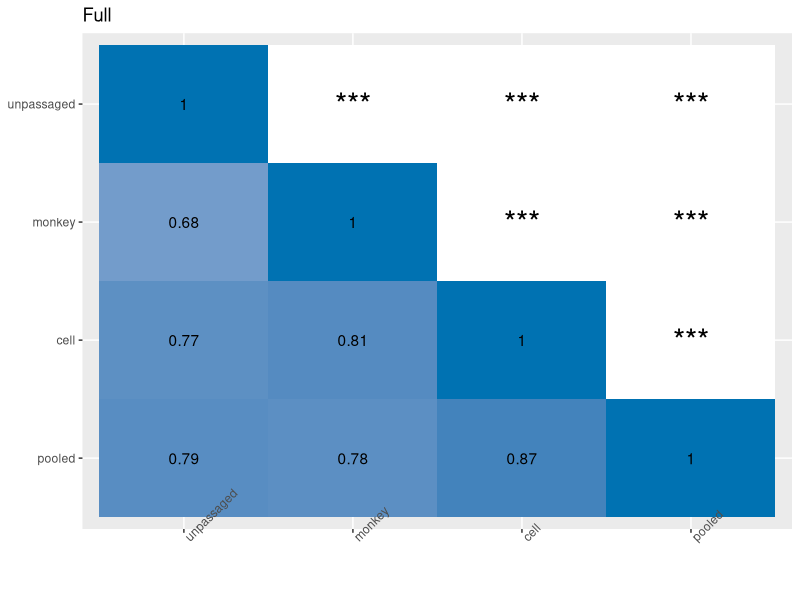

Generate this figure with R: (Note: this script raises an error after producing the figure.)
## ---- chunk 1
require(cowplot)  #for figure themes
require(knitr)    #for knitting html
require(reshape2) #for melt function
require(ggplot2)  #for figures
require(grid)     #for unit function
require(dplyr)    #for filter function
require(tidyr)    #for melt function
## ---- chunk 2

blue<-"#0072B2"
palette <- c("#FF0000", "#0072B2", "#979797","#009E24", "#FFD700", "#E69F00")
#palette <- c(red, blue, gray, green, yellow2)

## ---- chunk 3

unpassagedvect <- c("unpassaged")
unpassagedvect <- rep(unpassagedvect, times=566)

eggvect <- c("egg")
eggvect <- rep(eggvect, times=566)

cellvect <- c("cell")
cellvect <- rep(cellvect, times=566)

monkeyvect <- c("monkey")
monkeyvect <- rep(monkeyvect, times=566)

pooledvect <- c("pooled")
pooledvect <- rep(pooledvect, times=566)

siatvect <- c("SIAT1")
siatvect <- rep(siatvect, times=566)

nonsiatvect <- c("nonSIAT")
nonsiatvect <- rep(nonsiatvect, times=566)
 
fullvect <- c("full")
fullvect <- rep(fullvect, times=566)

intvect <- c("int")
intvect <- rep(intvect, times=566)

tipsvect <- c("tips")
tipsvect <- rep(tipsvect, times=566)

vect79a <- c("79a")
vect79a <- rep(vect79a, times=566)

vect79b <- c("79b")
vect79b <- rep(vect79b, times=566)

vect79c <- c("79c")
vect79c <- rep(vect79c, times=566)

vect249a <- c("249a")
vect249a <- rep(vect249a, times=566)

vect1703a <- c("1703a")
vect1703a <- rep(vect1703a, times=566)

vect917a <- c("917a")
vect917a <- rep(vect917a, times=566)


vect1046a <- c("1046a")
vect1046a <- rep(vect1046a, times=566)


vect20052015 <- c("2005-2015")
vect20052015 <- rep(vect20052015, times=566)

vect2014 <- c("2014")
vect2014 <- rep(vect2014, times=566)


## ---- chunk 4


p <- read.table("slac_output.csv", sep=",", header=TRUE, stringsAsFactors=FALSE, na.strings=c("","NA"))

#Create one tidy dataframe from dN/dS output from SLAC ananlysis
dndsData <- rbind(

              cbind(p$samp_nonsiat_1703a_20052015_full, nonsiatvect, fullvect, vect1703a, vect20052015),
              cbind(p$samp_nonsiat_1703a_20052015_internal, nonsiatvect, intvect, vect1703a, vect20052015),
              cbind(p$samp_nonsiat_1703a_20052015_tips, nonsiatvect, tipsvect, vect1703a, vect20052015),
              
              cbind(p$samp_unpassaged_1703a_20052015_full, unpassagedvect, fullvect, vect1703a, vect20052015),
              cbind(p$samp_unpassaged_1703a_20052015_internal, unpassagedvect, intvect, vect1703a, vect20052015),
              cbind(p$samp_unpassaged_1703a_20052015_tips, unpassagedvect, tipsvect, vect1703a, vect20052015),
              
              cbind(p$samp_cell_1703a_20052015_full, cellvect, fullvect, vect1703a, vect20052015),
              cbind(p$samp_cell_1703a_20052015_internal, cellvect, intvect, vect1703a, vect20052015),
              cbind(p$samp_cell_1703a_20052015_tips, cellvect, tipsvect, vect1703a, vect20052015),
              
              cbind(p$samp_pooled_1703a_20052015_full, pooledvect, fullvect, vect1703a, vect20052015),
              cbind(p$samp_pooled_1703a_20052015_internal, pooledvect, intvect, vect1703a, vect20052015),
              cbind(p$samp_pooled_1703a_20052015_tips, pooledvect, tipsvect, vect1703a, vect20052015),
              
              cbind(p$samp_nonsiat_1046a_20052015_full, nonsiatvect, fullvect, vect1046a, vect20052015),
              cbind(p$samp_nonsiat_1046a_20052015_internal, nonsiatvect, intvect, vect1046a, vect20052015),
              cbind(p$samp_nonsiat_1046a_20052015_tips, nonsiatvect, tipsvect, vect1046a, vect20052015),
              
              cbind(p$samp_siat_1046a_20052015_full, siatvect, fullvect, vect1046a, vect20052015),
              cbind(p$samp_siat_1046a_20052015_internal, siatvect, intvect, vect1046a, vect20052015),
              cbind(p$samp_siat_1046a_20052015_tips, siatvect, tipsvect, vect1046a, vect20052015),
              
              cbind(p$samp_unpassaged_1046a_20052015_full, unpassagedvect, fullvect, vect1046a, vect20052015),
              cbind(p$samp_unpassaged_1046a_20052015_internal, unpassagedvect, intvect, vect1046a, vect20052015),
              cbind(p$samp_unpassaged_1046a_20052015_tips, unpassagedvect, tipsvect, vect1046a, vect20052015),
              
              cbind(p$samp_cell_1046a_20052015_full, cellvect, fullvect, vect1046a, vect20052015),
              cbind(p$samp_cell_1046a_20052015_internal, cellvect, intvect, vect1046a, vect20052015),
              cbind(p$samp_cell_1046a_20052015_tips, cellvect, tipsvect, vect1046a, vect20052015),
              
              cbind(p$samp_pooled_1046a_20052015_full, pooledvect, fullvect, vect1046a, vect20052015),
              cbind(p$samp_pooled_1046a_20052015_internal, pooledvect, intvect, vect1046a, vect20052015),
              cbind(p$samp_pooled_1046a_20052015_tips, pooledvect, tipsvect, vect1046a, vect20052015),
              
              cbind(p$samp_nonsiat_917a_20052015_full, nonsiatvect, fullvect, vect917a, vect20052015),
              cbind(p$samp_nonsiat_917a_20052015_internal, nonsiatvect, intvect, vect917a, vect20052015),
              cbind(p$samp_nonsiat_917a_20052015_tips, nonsiatvect, tipsvect, vect917a, vect20052015),
              
              cbind(p$samp_monkey_917a_20052015_full, monkeyvect, fullvect, vect917a, vect20052015),
              cbind(p$samp_monkey_917a_20052015_internal, monkeyvect, intvect, vect917a, vect20052015),
              cbind(p$samp_monkey_917a_20052015_tips, monkeyvect, tipsvect, vect917a, vect20052015),

              cbind(p$samp_unpassaged_917a_20052015_full, unpassagedvect, fullvect, vect917a, vect20052015),
              cbind(p$samp_unpassaged_917a_20052015_internal, unpassagedvect, intvect, vect917a, vect20052015),
              cbind(p$samp_unpassaged_917a_20052015_tips, unpassagedvect, tipsvect, vect917a, vect20052015),
              
              cbind(p$samp_cell_917a_20052015_full, cellvect, fullvect, vect917a, vect20052015),
              cbind(p$samp_cell_917a_20052015_internal, cellvect, intvect, vect917a, vect20052015),
              cbind(p$samp_cell_917a_20052015_tips, cellvect, tipsvect, vect917a, vect20052015),
              
              cbind(p$samp_pooled_917a_20052015_full, pooledvect, fullvect, vect917a, vect20052015),
              cbind(p$samp_pooled_917a_20052015_internal, pooledvect, intvect, vect917a, vect20052015),
              cbind(p$samp_pooled_917a_20052015_tips, pooledvect, tipsvect, vect917a, vect20052015),
            
              
              cbind(p$samp_cell_79a_20052015_full, cellvect, fullvect, vect79a, vect20052015),
              cbind(p$samp_cell_79a_20052015_internal, cellvect, intvect, vect79a, vect20052015),
              cbind(p$samp_cell_79a_20052015_tips, cellvect, tipsvect, vect79a, vect20052015),

              cbind(p$samp_egg_79a_20052015_full, eggvect, fullvect, vect79a, vect20052015),
              cbind(p$samp_egg_79a_20052015_internal, eggvect, intvect, vect79a, vect20052015),
              cbind(p$samp_egg_79a_20052015_tips, eggvect, tipsvect, vect79a, vect20052015),

              cbind(p$samp_unpassaged_79a_20052015_full, unpassagedvect, fullvect, vect79a, vect20052015),
              cbind(p$samp_unpassaged_79a_20052015_internal, unpassagedvect, intvect, vect79a, vect20052015),
              cbind(p$samp_unpassaged_79a_20052015_tips, unpassagedvect, tipsvect, vect79a, vect20052015),

              cbind(p$samp_monkey_79a_20052015_full, monkeyvect, fullvect, vect79a, vect20052015),
              cbind(p$samp_monkey_79a_20052015_internal, monkeyvect, intvect, vect79a, vect20052015),
              cbind(p$samp_monkey_79a_20052015_tips, monkeyvect, tipsvect, vect79a, vect20052015),

              cbind(p$samp_pooled_79a_20052015_full, pooledvect, fullvect, vect79a, vect20052015),
              cbind(p$samp_pooled_79a_20052015_internal, pooledvect, intvect, vect79a, vect20052015),             
              cbind(p$samp_pooled_79a_20052015_tips, pooledvect, tipsvect, vect79a, vect20052015),
              
              cbind(p$samp_monkey_79b_20052015_full, monkeyvect, fullvect, vect79b, vect20052015),
              cbind(p$samp_monkey_79b_20052015_internal, monkeyvect, intvect, vect79b, vect20052015),
              cbind(p$samp_monkey_79b_20052015_tips, monkeyvect, tipsvect, vect79b, vect20052015),
              
              cbind(p$samp_cell_79b_20052015_full, cellvect, fullvect, vect79b, vect20052015),
              cbind(p$samp_cell_79b_20052015_internal, cellvect, intvect, vect79b, vect20052015),
              cbind(p$samp_cell_79b_20052015_tips, cellvect, tipsvect, vect79b, vect20052015),

              cbind(p$samp_unpassaged_79b_20052015_full, unpassagedvect, fullvect, vect79b, vect20052015),
              cbind(p$samp_unpassaged_79b_20052015_internal, unpassagedvect, intvect, vect79b, vect20052015),
              cbind(p$samp_unpassaged_79b_20052015_tips, unpassagedvect, tipsvect, vect79b, vect20052015),

              cbind(p$samp_pooled_79b_20052015_full, pooledvect, fullvect, vect79b, vect20052015),
              cbind(p$samp_pooled_79b_20052015_internal, pooledvect, intvect, vect79b, vect20052015),             
              cbind(p$samp_pooled_79b_20052015_tips, pooledvect, tipsvect, vect79b, vect20052015),
              
              cbind(p$samp_monkey_79c_20052015_full, monkeyvect, fullvect, vect79c, vect20052015),
              cbind(p$samp_monkey_79c_20052015_internal, monkeyvect, intvect, vect79c, vect20052015),
              cbind(p$samp_monkey_79c_20052015_tips, monkeyvect, tipsvect, vect79c, vect20052015),
              
              cbind(p$samp_cell_79c_20052015_full, cellvect, fullvect, vect79c, vect20052015),
              cbind(p$samp_cell_79c_20052015_internal, cellvect, intvect, vect79c, vect20052015),
              cbind(p$samp_cell_79c_20052015_tips, cellvect, tipsvect, vect79c, vect20052015),

              cbind(p$samp_unpassaged_79c_20052015_full, unpassagedvect, fullvect, vect79c, vect20052015),
              cbind(p$samp_unpassaged_79c_20052015_internal, unpassagedvect, intvect, vect79c, vect20052015),
              cbind(p$samp_unpassaged_79c_20052015_tips, unpassagedvect, tipsvect, vect79c, vect20052015),

              cbind(p$samp_pooled_79c_20052015_full, pooledvect, fullvect, vect79c, vect20052015),
              cbind(p$samp_pooled_79c_20052015_internal, pooledvect, intvect, vect79c, vect20052015),              
              cbind(p$samp_pooled_79c_20052015_tips, pooledvect, tipsvect, vect79c, vect20052015),    

              cbind(p$samp_siat_249a_2014_full, siatvect, fullvect, vect249a, vect2014),
              cbind(p$samp_siat_249a_2014_internal, siatvect, intvect, vect249a, vect2014),
              cbind(p$samp_siat_249a_2014_tips, siatvect, tipsvect, vect249a, vect2014),

              cbind(p$samp_unpassaged_249a_2014_full, unpassagedvect, fullvect, vect249a, vect2014),
              cbind(p$samp_unpassaged_249a_2014_internal, unpassagedvect, intvect, vect249a, vect2014),
              cbind(p$samp_unpassaged_249a_2014_tips, unpassagedvect, tipsvect, vect249a, vect2014),
              
              cbind(p$samp_nonsiat_249a_2014_full, nonsiatvect, fullvect, vect249a, vect2014),
              cbind(p$samp_nonsiat_249a_2014_internal, nonsiatvect, intvect, vect249a, vect2014),
              cbind(p$samp_nonsiat_249a_2014_tips, nonsiatvect, tipsvect, vect249a, vect2014)
              
                   )

dndsData <- data.frame(dndsData) 
names(dndsData) <- c("dNdS", "passage", "Analysis", "selection", "timeperiod")


## ---- chunk 5
distances.dat<-read.table('distances.dat', sep=',') #the file of distances from each amino acid to every other amino acid in the H3 structure PDB:2YP7
## ---- chunk 6

RSAData <- p$RSA.Multimer #RSA as calculated for the hemagluttinin trimer
RSAData <- data.frame(RSAData)

## ---- chunk 7
InvDistanceData <- cbind(I(1 / p$distance.to.224.all.2yp7)) #Vector of inverse distances in 3D space from each amino acid to the sialic acid binding site
InvDistanceData <- data.frame(InvDistanceData)
## ---- chunk 8
#http://stackoverflow.com/questions/13112238/a-matrix-version-of-cor-test-in-r
cor.test.p <- function(x){
    FUN <- function(x, y) cor.test(x, y)[["p.value"]]
    z <- outer(
      colnames(x), 
      colnames(x), 
      Vectorize(function(i,j) FUN(x[,i], x[,j]))
    )
    dimnames(z) <- list(colnames(x), colnames(x))
    z
}
## ---- chunk 9

get_corr_and_signif<- function(dNs){
  colnums <- ncol(dNs)
  rtable <- cor(dNs, dNs[,ncol(dNs):1]) #reverse order of second arg to get heatmap ordered symmetrically from upper left hand corner
  ptable <- cor.test.p(dNs)
  ptable <- ptable[,ncol(dNs):1] #reverse order of second arg to get heatmap ordered symmetrically from upper left hand corner
  return(list(rtable, ptable))
}

## ---- chunk 10

step_heatmap <- function(rtable, ptable) {
  
    x <- melt(rtable, value.name=c("r"))
    flip <- ncol(data.frame(rtable)) + 1
    print(flip)
    lowleft <- x[as.numeric(x$Var1)<=flip-as.numeric(x$Var2),]
    lowleftrows<- lowleft[c("Var1", "Var2")]
    lowleftrows$sig <- ""
  
    y <-melt(ptable, value.name=c("r"))
    upright <- y[as.numeric(y$Var1)>flip-as.numeric(y$Var2),]
    uprightrows<- upright
    uprightrows$r <- NA  
    
    sig=rep("", nrow(upright))
    sig[upright$r<0.05] <- "*"
    sig[upright$r<0.01] <- "**"
    sig[upright$r<0.001] <- "***"
    upright<-upright[c("Var1", "Var2")]
    upright <- cbind (upright, sig)

    uprightall <- rbind(lowleftrows, upright)
    lowleftall <- rbind(lowleft, uprightrows)

    allcol<- cbind(lowleftall, uprightall)
    final <- allcol[c("Var1", "Var2", "r", "sig")]  
    return(final)
    }


## ---- chunk 11

Fig2and3Data <- p[, c(

      
      "Gene", 
      "Protein", 
      "pdb.2yp7", 
      "RSA.Multimer",
      "distance.to.224.all.2yp7",
      "samp_unpassaged_917a_20052015_full", 
      "samp_monkey_917a_20052015_full",
      "samp_cell_917a_20052015_full",
      "samp_pooled_917a_20052015_full",

      "samp_unpassaged_917a_20052015_internal", 
      "samp_monkey_917a_20052015_internal",
      "samp_cell_917a_20052015_internal",
      "samp_pooled_917a_20052015_internal",
      
      "samp_unpassaged_917a_20052015_tips", 
      "samp_monkey_917a_20052015_tips",
      "samp_cell_917a_20052015_tips",
      "samp_pooled_917a_20052015_tips"
      
      )]

write.csv(Fig2and3Data, file = "Figure2and3Data.csv", row.names=FALSE)

## ---- chunk 12
#Organize data for structure color maps

fullData_samp_917<-filter(dndsData, Analysis=="full", selection=="917a", timeperiod=="2005-2015")
temp_samp_917<-split(as.numeric(as.character(fullData_samp_917$dNdS)), fullData_samp_917$passage)
fulldNs_samp_917 <- cbind(temp_samp_917[["unpassaged"]],temp_samp_917[["monkey"]],temp_samp_917[["cell"]],temp_samp_917[["pooled"]])
colnames(fulldNs_samp_917) <- c("unpassaged",  "monkey", "cell","pooled")
fulldf_samp_917 <- data.frame(fulldNs_samp_917)
fulldf_samp_917[] <- lapply(fulldf_samp_917, as.numeric) #Preserve floats

intData_samp_917<-filter(dndsData, Analysis=="int", selection=="917a", timeperiod=="2005-2015")
temp_samp_917<-split(as.numeric(as.character(intData_samp_917$dNdS)), intData_samp_917$passage)
intdNs_samp_917 <- cbind(temp_samp_917[["unpassaged"]],temp_samp_917[["monkey"]],temp_samp_917[["cell"]],temp_samp_917[["pooled"]])
colnames(intdNs_samp_917) <- c("unpassaged", "monkey", "cell", "pooled")
intdf_samp_917 <- data.frame(intdNs_samp_917)
intdf_samp_917[] <- lapply(intdf_samp_917, as.numeric) #Preserve floats

tipsData_samp_917<-filter(dndsData, Analysis=="tips", selection=="917a", timeperiod=="2005-2015")
temp_samp_917<-split(as.numeric(as.character(tipsData_samp_917$dNdS)), tipsData_samp_917$passage)
tipsdNs_samp_917 <- cbind(temp_samp_917[["unpassaged"]],temp_samp_917[["monkey"]],temp_samp_917[["cell"]],temp_samp_917[["pooled"]])
colnames(tipsdNs_samp_917) <- c("unpassaged",  "monkey", "cell","pooled")
tipsdf_samp_917 <- data.frame(tipsdNs_samp_917)
tipsdf_samp_917[] <- lapply(tipsdf_samp_917, as.numeric) #Preserve floats
## ---- chunk 13
fullcorr_samp_917.rs  = get_corr_and_signif(fulldNs_samp_917)[1]
fullcorr_samp_917.ps  = get_corr_and_signif(fulldNs_samp_917)[2]  
fullcorr_samp_917 <- step_heatmap(fullcorr_samp_917.rs, fullcorr_samp_917.ps) 

intcorr_samp_917.rs  = get_corr_and_signif(intdNs_samp_917)[1]
intcorr_samp_917.ps  = get_corr_and_signif(intdNs_samp_917)[2]  
intcorr_samp_917 <- step_heatmap(intcorr_samp_917.rs, intcorr_samp_917.ps)

tipscorr_samp_917.rs  = get_corr_and_signif(tipsdNs_samp_917)[1]
tipscorr_samp_917.ps  = get_corr_and_signif(tipsdNs_samp_917)[2]  
tipscorr_samp_917 <- step_heatmap(tipscorr_samp_917.rs, tipscorr_samp_917.ps)

## ---- chunk 14
fullheat_samp_917 <-ggplot(fullcorr_samp_917, aes(x=Var1,    y=Var2, fill=r)) + 
    geom_tile() + geom_text(aes(label=round(r,2)))+ 
    geom_text(aes(label=sig), size = 8) +
    scale_fill_gradientn(colours=c("white",blue), limits=c(0,1), na.value = "white") + 
    theme(axis.title.x=element_blank(), axis.title.y=element_blank(),axis.text.x = element_text(angle = 45, hjust = 0, vjust = 1)) + 
   labs(title = "Full") 

#pull the legend from the first plot 
grobs <- ggplotGrob(fullheat_samp_917)$grobs
legend <- grobs[[which(sapply(grobs, function(x) x$name) == "guide-box")]]

fullheat_samp_917 <- fullheat_samp_917 + theme(legend.position="none") #remove legend form fullheat
fullheat_samp_917 <- ggdraw(switch_axis_position(fullheat_samp_917, axis = 'x'))  #Move x axis to top of chart

intheat_samp_917 <-ggplot(intcorr_samp_917, aes(x=Var1, y=Var2, fill=r)) + 
geom_tile() + geom_text(aes(label=round(r,2)))+ 
geom_text(aes(label=sig), size = 8) +
scale_fill_gradientn(colours=c("white",blue), limits=c(0,1), na.value = "white")+
theme(legend.position="none", axis.title.x=element_blank(),axis.title.y=element_blank(),axis.text.x = element_text(angle = 45, hjust = 0, vjust = 1)) + 
labs(title = "Internal")

intheat_samp_917 <- ggdraw(switch_axis_position(intheat_samp_917, axis = 'x'))

tipsheat_samp_917 <-ggplot(tipscorr_samp_917, aes(x=Var1, y=Var2, fill=r)) + 
geom_tile() + geom_text(aes(label=round(r,2)))+ 
    geom_text(aes(label=sig), size = 8) +
  scale_fill_gradientn(colours=c("white", blue), limits=c(0,1), na.value = "white") + 
theme(legend.position="none",
axis.title.x=element_blank(),axis.title.y=element_blank(),axis.text.x = element_text(angle = 45, hjust = 0, vjust = 1))  +
labs(title = "Tips")

tipsheat_samp_917 <- ggdraw(switch_axis_position(tipsheat_samp_917, axis = 'x'))

prow<-plot_grid(fullheat_samp_917,intheat_samp_917,tipsheat_samp_917, labels = c("A", "B", "C"), ncol = 3)  #grid of three heatmaps

corrheatmaps_samp_917 <- plot_grid( prow, legend, rel_widths = c(3, .3)) #add in the legend to the figure

## ---- chunk 15
forDist_samp_917<-data.frame(cbind(InvDistanceData, fulldf_samp_917, intdf_samp_917, tipsdf_samp_917)) 
forDist_samp_917<-forDist_samp_917[!is.na(forDist_samp_917$InvDistanceData), ] #Only sites in structure have  inverse distance value
forDist_samp_917 <- data.frame(sapply(forDist_samp_917[], as.numeric))

rsDist_samp_917 = NULL  #empty to hold r.squared values

for (i in 2:ncol(forDist_samp_917)){
    rsDist_samp_917  <- rbind(rsDist_samp_917, summary(lm(forDist_samp_917$InvDistanceData ~ forDist_samp_917[,i]))$r.squared)
}

psDist_samp_917 = NULL #empty to hold p.values values from lm()

for (i in 2:ncol(forDist_samp_917)){
    psDist_samp_917  <- rbind(psDist_samp_917, summary(lm(forDist_samp_917$InvDistanceData ~ forDist_samp_917[,i]))$coefficients["forDist_samp_917[, i]","Pr(>|t|)"])
    print(summary(lm(forDist_samp_917$InvDistanceData ~ forDist_samp_917[,i]))$coefficients["forDist_samp_917[, i]","Pr(>|t|)"])
}

r.names <- c("unpassaged", "monkey", "cell", "pooled","unpassaged", "monkey", "cell", "pooled","unpassaged", "monkey", "cell", "pooled")

Analysis=c("Full", "Full", "Full", "Full", "Internal", "Internal", "Internal", "Internal",  "Tips", "Tips", "Tips", "Tips")

dfDist_samp_917 <- data.frame(r.square = rsDist_samp_917, p.values=psDist_samp_917, Passage = factor(r.names, levels = r.names), Analysis)

signif=rep("", nrow(dfDist_samp_917))
signif[dfDist_samp_917$p.values<0.05] <- "*"
signif[dfDist_samp_917$p.values<0.01] <- "**"
signif[dfDist_samp_917$p.values<0.001] <- "***"
dfDist_samp_917 <- cbind (dfDist_samp_917, signif)

distbar_samp_917<-ggplot(aes(x = Passage, y = r.square), data = dfDist_samp_917) +
  scale_fill_manual(values=palette) +
  geom_bar(stat = 'identity', aes(fill=Analysis)) +
  ylab(expression(paste("Variance Explained (R"^"2", ')', sep=''))) +
  theme(plot.margin = unit(c(6,6,0,6), "pt"),  axis.title.x=element_blank(), axis.text.x = element_text(angle = 45, hjust = 1, vjust = 1)) +
  geom_text(aes(x= Passage, y=r.square + 0.002, label=signif), size=8) +
  scale_y_continuous(limits = c(0, 0.10)) +
  facet_wrap(~Analysis) +
  background_grid(major = 'y', minor = "none") + # add thin horizontal lines
  panel_border() # and a border around each panel +

print(distbar_samp_917)

## ---- chunk 16

forRSA_samp_917<-data.frame(cbind(RSAData, fulldf_samp_917, intdf_samp_917, tipsdf_samp_917)) 
forRSA_samp_917<-forRSA_samp_917[!is.na(forRSA_samp_917$RSAData), ]#Limit to sites with RSA value

forRSA_samp_917 <- data.frame(sapply(forRSA_samp_917[], as.numeric))#Preserve floats

rsRSA_samp_917 = NULL #empty to hold r.squared values from lm()

for (i in 2:ncol(forRSA_samp_917)){
    rsRSA_samp_917  <- rbind(rsRSA_samp_917, summary(lm(forRSA_samp_917$RSAData ~ forRSA_samp_917[,i]))$r.squared)
}

psRSA_samp_917 = NULL #empty to hold p.values values from lm()


for (i in 2:ncol(forRSA_samp_917)){
    psRSA_samp_917  <- rbind(psRSA_samp_917, summary(lm(forRSA_samp_917$RSAData ~ forRSA_samp_917[,i]))$coefficients["forRSA_samp_917[, i]","Pr(>|t|)"])
}

r.names <- c("unpassaged", "monkey", "cell", "pooled", "unpassaged",  "monkey", "cell", "pooled", "unpassaged",  "monkey", "cell", "pooled")

Analysis=c("Full", "Full", "Full", "Full",  "Internal", "Internal", "Internal", "Internal",  "Tips", "Tips", "Tips", "Tips")

dfRSA_samp_917 <- data.frame(r.square = rsRSA_samp_917, p.values = psRSA_samp_917, Passage = factor(r.names, levels = r.names), Analysis)

signif=rep("", nrow(dfRSA_samp_917))
signif[dfRSA_samp_917$p.values<0.05] <- "*"
signif[dfRSA_samp_917$p.values<0.01] <- "**"
signif[dfRSA_samp_917$p.values<0.001] <- "***"
dfRSA_samp_917 <- cbind (dfRSA_samp_917, signif)

rsabar_samp_917<-ggplot(aes(x = Passage, y = r.square), data = dfRSA_samp_917) +
  geom_bar(stat = 'identity', aes(fill=Analysis)) +
  geom_text(aes(x= Passage, y=r.square + 0.002, label=signif), size=8) +
  scale_fill_manual(values=palette) +
  ylab(expression(paste("Variance Explained (R"^"2", ')', sep=''))) +
  theme(plot.margin = unit(c(6,6,0,6), "pt"), axis.title.x=element_blank(), axis.text.x = element_text(angle = 45, hjust = 1, vjust = 1)) +
  scale_y_continuous(limits = c(0, 0.17)) +
  facet_wrap(~Analysis) +
  background_grid(major = 'y', minor = "none") + # add thin horizontal lines
  panel_border() # and a border around each panel 


## ---- chunk 17

#Every site needs a lable
#labelsvect <- c(rep("unpassaged", times=566), rep("cell", times=566), rep("monkey", times=566), rep("pooled",times=566))

facetvect <-rep("Full", times = 566*4)
fullmelt_samp_917 <- cbind(melt(fulldNs_samp_917), facetvect)

facetvect <-rep("Internal", times = 566*4)
intmelt_samp_917 <- cbind(melt(intdNs_samp_917), facetvect)

facetvect <-rep("Tips", times = 566*4)
tipsmelt_samp_917 <- cbind(melt(tipsdNs_samp_917), facetvect)

allmelt_samp_917 <- rbind(fullmelt_samp_917, intmelt_samp_917, tipsmelt_samp_917)


unpassfull_917 <- filter(allmelt_samp_917, Var2=="unpassaged", facetvect=="Full")$value
monkeyfull_917 <- filter(allmelt_samp_917, Var2=="monkey", facetvect=="Full")$value
cellfull_917 <- filter(allmelt_samp_917, Var2=="cell", facetvect=="Full")$value
pooledfull_917 <- filter(allmelt_samp_917, Var2=="pooled", facetvect=="Full")$value

unpassint_917 <- filter(allmelt_samp_917, Var2=="unpassaged", facetvect=="Internal")$value
monkeyint_917 <- filter(allmelt_samp_917, Var2=="monkey", facetvect=="Internal")$value
cellint_917 <- filter(allmelt_samp_917, Var2=="cell", facetvect=="Internal")$value
pooledint_917 <- filter(allmelt_samp_917, Var2=="pooled", facetvect=="Internal")$value

unpasstips_917 <- filter(allmelt_samp_917, Var2=="unpassaged", facetvect=="Tips")$value
monkeytips_917 <- filter(allmelt_samp_917, Var2=="monkey", facetvect=="Tips")$value
celltips_917 <- filter(allmelt_samp_917, Var2=="cell", facetvect=="Tips")$value
pooledtips_917 <- filter(allmelt_samp_917, Var2=="pooled", facetvect=="Tips")$value

t.test(unpassfull_917, monkeyfull_917, paired=TRUE)
t.test(unpassfull_917, cellfull_917, paired=TRUE)
t.test(unpassfull_917, pooledfull_917, paired=TRUE)

t.test(unpassint_917, monkeyint_917, paired=TRUE)
t.test(unpassint_917, cellint_917, paired=TRUE)
t.test(unpassint_917, pooledint_917, paired=TRUE)

t.test(unpasstips_917, monkeytips_917, paired=TRUE)
t.test(unpasstips_917, celltips_917, paired=TRUE)
t.test(unpasstips_917, pooledtips_917, paired=TRUE)

t.test(monkeyfull_917, cellfull_917, paired=TRUE)
t.test(monkeyfull_917, pooledfull_917, paired=TRUE)

t.test(monkeyint_917, cellint_917, paired=TRUE)
t.test(monkeyint_917, pooledint_917, paired=TRUE)

t.test(monkeytips_917, celltips_917, paired=TRUE)
t.test(monkeytips_917, pooledtips_917, paired=TRUE)

t.test(celltips_917, pooledtips_917, paired=TRUE)
t.test(cellfull_917, pooledfull_917, paired=TRUE)
t.test(celltips_917, pooledtips_917, paired=TRUE)

dot_samp_917 <- ggplot(data = allmelt_samp_917, aes(x=Var2, y=value)) +
             geom_jitter(aes(colour=Var2), size=3) + 
            
             geom_hline(yintercept=1)  + 
             facet_wrap(~facetvect, ncol=3) +
             scale_colour_manual(values=palette) +
             theme(legend.position="none", axis.title.x=element_blank(), axis.text.x = element_text(angle = 45, hjust = 1, vjust = 1)) +
            ylab("dN/dS")+
            ylim(0, 18) + 
            panel_border()


#print(dot_samp_917)

## ---- chunk 18

Fig4Data <- p[, c(

     
      "Gene", 
      "Protein", 
      "pdb.2yp7",
      "RSA.Multimer",
      "distance.to.224.all.2yp7",
      "samp_unpassaged_1046a_20052015_full", 
      "samp_siat_1046a_20052015_full",
      "samp_nonsiat_1046a_20052015_full",


      "samp_unpassaged_1046a_20052015_internal", 
      "samp_siat_1046a_20052015_internal",
      "samp_nonsiat_1046a_20052015_internal",

      
      "samp_unpassaged_1046a_20052015_tips", 
      "samp_siat_1046a_20052015_tips",
      "samp_nonsiat_1046a_20052015_tips"

      
      )]

write.csv(Fig4Data, file = "Figure4Data.csv", row.names=FALSE)


## ---- chunk 19

fulldata_1046<-filter(dndsData, Analysis=="full", selection=="1046a", timeperiod=="2005-2015")
temp_samp_1046<-split(as.numeric(as.character(fulldata_1046$dNdS)), fulldata_1046$passage) #pull each sitewise dN/dS list for each passage type into its own vector
fulldNs_samp_1046 <- cbind(temp_samp_1046[["unpassaged"]],temp_samp_1046[["SIAT1"]],temp_samp_1046[["nonSIAT"]])  #join vectors of sitewise dN/dS into matrix format for cor functions (columns = passage history, rows = sites)
colnames(fulldNs_samp_1046) <- c("unpassaged", "SIAT1", "non-SIAT1")
fulldf_samp_1046 <- data.frame(fulldNs_samp_1046)
fulldf_samp_1046[] <- lapply(fulldf_samp_1046, as.numeric)

intSNSdata<-filter(dndsData, Analysis=="int", selection=="1046a", timeperiod=="2005-2015")
temp_samp_1046<-split(as.numeric(as.character(intSNSdata$dNdS)), intSNSdata$passage)
intdNs_samp_1046 <- cbind(temp_samp_1046[["unpassaged"]],temp_samp_1046[["SIAT1"]],temp_samp_1046[["nonSIAT"]])
colnames(intdNs_samp_1046) <- c("unpassaged", "SIAT1", "non-SIAT1")
intdf_samp_1046 <- data.frame(intdNs_samp_1046)
intdf_samp_1046[] <- lapply(intdf_samp_1046, as.numeric)


tipsSNSdata<-filter(dndsData, Analysis=="tips", selection=="1046a", timeperiod=="2005-2015")
temp_samp_1046<-split(as.numeric(as.character(tipsSNSdata$dNdS)), tipsSNSdata$passage)
tipsdNs_samp_1046 <- cbind(temp_samp_1046[["unpassaged"]],temp_samp_1046[["SIAT1"]],temp_samp_1046[["nonSIAT"]])
colnames(tipsdNs_samp_1046) <- c("unpassaged", "SIAT1", "non-SIAT1")
tipsdf_samp_1046 <- data.frame(tipsdNs_samp_1046)
tipsdf_samp_1046[] <- lapply(tipsdf_samp_1046, as.numeric)
## ---- chunk 20

forDist_samp_1046<-data.frame(cbind(InvDistanceData, fulldf_samp_1046, intdf_samp_1046, tipsdf_samp_1046))

forDist_samp_1046<-forDist_samp_1046[!is.na(forDist_samp_1046$InvDistanceData), ] #Only sites in structure have Inv. Distance Data

forDist_samp_1046 <- data.frame(sapply(forDist_samp_1046[], as.numeric))

rsDist_samp_1046 = NULL  #empty to hold r.squared values
for (i in 2:ncol(forDist_samp_1046)){
    rsDist_samp_1046  <- rbind(rsDist_samp_1046, summary(lm(forDist_samp_1046$InvDistanceData ~ forDist_samp_1046[,i]))$r.squared)
}

psDist_samp_1046 = NULL #empty to hold p.values values from lm()

for (i in 2:ncol(forDist_samp_1046)){
    psDist_samp_1046  <- rbind(psDist_samp_1046, summary(lm(forDist_samp_1046$InvDistanceData ~ forDist_samp_1046[,i]))$coefficients["forDist_samp_1046[, i]","Pr(>|t|)"])
    print(summary(lm(forDist_samp_1046$InvDistanceData ~ forDist_samp_1046[,i]))$coefficients["forDist_samp_1046[, i]","Pr(>|t|)"])
}


r.names <- c("unpassaged", "SIAT1", "non-SIAT1","unpassaged","SIAT1","non-SIAT1","unpassaged", "SIAT1", "non-SIAT1")
Analysis=c("Full", "Full", "Full", "Internal", "Internal", "Internal", "Tips", "Tips", "Tips")


dfDist_samp_1046 <- data.frame(r.square = rsDist_samp_1046,  p.values = psDist_samp_1046, Passage = factor(r.names, levels = r.names), Analysis)

signif=rep("", nrow(dfDist_samp_1046))
signif[dfDist_samp_1046$p.values<0.05] <- "*"
signif[dfDist_samp_1046$p.values<0.01] <- "**"
signif[dfDist_samp_1046$p.values<0.001] <- "***"
dfDist_samp_1046 <- cbind (dfDist_samp_1046, signif)

distbar_samp_1046<-ggplot(aes(x = Passage, y = r.square), data = dfDist_samp_1046) +
  scale_fill_manual(values=palette) +
  geom_bar(stat = 'identity', aes(fill=Analysis)) +
  geom_text(aes(x= Passage, y=r.square + 0.002, label=signif), size=8) +
  ylab(expression(paste("Variance Explained (R"^"2", ')', sep=''))) +
  theme(plot.margin = unit(c(6,6,0,6), "pt"),   axis.title.x=element_blank(), axis.text.x = element_text(angle = 45, hjust = 1, vjust = 1)) +
  scale_y_continuous(limits = c(0, 0.15)) +
  facet_wrap(~Analysis) +
  background_grid(major = 'y', minor = "none") + # add thin horizontal lines
  panel_border() # and a border around each panel +

## ---- chunk 21
forRSA_samp_1046<-data.frame(cbind(RSAData, fulldf_samp_1046, intdf_samp_1046, tipsdf_samp_1046))
forRSA_samp_1046<-forRSA_samp_1046[!is.na(forRSA_samp_1046$RSAData), ] #only calculate correlations for sites w/ RSA value
forRSA_samp_1046 <- data.frame(sapply(forRSA_samp_1046[], as.numeric))

rsRSA_samp_1046 = NULL #empty to hold r.squared values from lm()

for (i in 2:ncol(forRSA_samp_1046)){
    rsRSA_samp_1046  <- rbind(rsRSA_samp_1046, summary(lm(forRSA_samp_1046$RSAData ~ forRSA_samp_1046[,i]))$r.squared)
}


psRSA_samp_1046 = NULL #empty to hold p.values values from lm()

for (i in 2:ncol(forRSA_samp_1046)){
    psRSA_samp_1046  <- rbind(psRSA_samp_1046, summary(lm(forRSA_samp_1046$RSAData ~ forRSA_samp_1046[,i]))$coefficients["forRSA_samp_1046[, i]","Pr(>|t|)"])
    print(summary(lm(forRSA_samp_1046$RSAData ~ forRSA_samp_1046[,i]))$coefficients["forRSA_samp_1046[, i]","Pr(>|t|)"])
}

r.names <- c("unpassaged", "SIAT1", "non-SIAT1","unpassaged","SIAT1","non-SIAT1","unpassaged", "SIAT1", "non-SIAT1")
Analysis=c("Full", "Full", "Full", "Internal", "Internal", "Internal", "Tips", "Tips", "Tips")

dfRSA_samp_1046 <- data.frame(r.square = rsRSA_samp_1046,  p.values = psRSA_samp_1046, Passage = factor(r.names, levels = r.names), Analysis)

signif=rep("", nrow(dfRSA_samp_1046))
signif[dfRSA_samp_1046$p.values<0.05] <- "*"
signif[dfRSA_samp_1046$p.values<0.01] <- "**"
signif[dfRSA_samp_1046$p.values<0.001] <- "***"
dfRSA_samp_1046 <- cbind (dfRSA_samp_1046, signif)


rsabar_samp_1046<-ggplot(aes(x = Passage, y = r.square), data = dfRSA_samp_1046) +
  geom_bar(stat = 'identity', aes(fill=Analysis)) +
  geom_text(aes(x= Passage, y=r.square + 0.002, label=signif), size=8) +
  scale_fill_manual(values=palette) +
  ylab(expression(paste("Variance Explained (R"^"2", ')', sep=''))) +
  theme(plot.margin = unit(c(6,6,0,6), "pt"), axis.title.x=element_blank(),  axis.text.x = element_text(angle = 45, hjust = 1, vjust = 1)) +
  scale_y_continuous(limits = c(0, 0.2)) +
  facet_wrap(~Analysis) +
  background_grid(major = 'y', minor = "none") + # add thin horizontal lines
  panel_border() # and a border around each panel 

## ---- chunk 22


labelsvect <- c(rep("unpassaged", times=566), rep("siat", times=566), rep("nonSIAT", times=566))

facetvect <-rep("Full", times = 566*3)

fullmelt_samp_1046 <- cbind(melt(fulldNs_samp_1046), labelsvect, facetvect)

facetvect <-rep("Internal", times = 566*3)
intmelt_samp_1046 <- cbind(melt(intdNs_samp_1046), labelsvect, facetvect)

facetvect <-rep("Tips", times = 566*3)
tipsmelt_samp_1046 <- cbind(melt(tipsdNs_samp_1046), labelsvect, facetvect)

allmelt_samp_1046 <- rbind(fullmelt_samp_1046, intmelt_samp_1046, tipsmelt_samp_1046)

unpassfull_1046 <- filter(allmelt_samp_1046, labelsvect=="unpassaged", facetvect=="Full")$value
nonsiatfull_1046 <- filter(allmelt_samp_1046, labelsvect=="nonSIAT", facetvect=="Full")$value
siatfull_1046 <- filter(allmelt_samp_1046, labelsvect=="siat", facetvect=="Full")$value

unpassint_1046 <- filter(allmelt_samp_1046, labelsvect=="unpassaged", facetvect=="Internal")$value
nonsiatint_1046 <- filter(allmelt_samp_1046, labelsvect=="nonSIAT", facetvect=="Internal")$value
siatint_1046 <- filter(allmelt_samp_1046, labelsvect=="siat", facetvect=="Internal")$value

unpasstips_1046 <- filter(allmelt_samp_1046, labelsvect=="unpassaged", facetvect=="Tips")$value
nonsiattips_1046 <- filter(allmelt_samp_1046, labelsvect=="nonSIAT", facetvect=="Tips")$value
siattips_1046 <- filter(allmelt_samp_1046, labelsvect=="siat", facetvect=="Tips")$value

print(t.test(unpassfull_1046, nonsiatfull_1046, paired=TRUE))
print(t.test(unpassfull_1046, siatfull_1046, paired=TRUE))

print(t.test(unpassint_1046, nonsiatint_1046, paired=TRUE))
print(t.test(unpassint_1046, siatint_1046, paired=TRUE))

print(t.test(unpasstips_1046, nonsiattips_1046, paired=TRUE))
print(t.test(unpasstips_1046, siattips_1046, paired=TRUE))

print(t.test(siatfull_1046, nonsiatfull_1046, paired=TRUE))
print(t.test(siatint_1046, nonsiatint_1046, paired=TRUE))
print(t.test(siattips_1046, nonsiattips_1046, paired=TRUE))




dot_samp_1046 <- ggplot(data = allmelt_samp_1046, aes(x=Var2, y=value)) +
             geom_jitter(aes(colour=Var2), size=3) + 
             #geom_jitter( size=3) +
             #geom_violin(aes(fill=labelsvect, line=labelsvect)) +
             #scale_fill_manual(values=palette) +
             geom_hline(yintercept=1)  + 
             facet_wrap(~facetvect, ncol=3) +
             scale_colour_manual(values=palette) +
             #theme(legend.position="none", axis.title.x=element_blank(), axis.text.x = element_text(angle = 45, hjust = 1, vjust = 1)) +
             theme(axis.title.x=element_blank(), axis.text.x = element_text(angle = 45, hjust = 1, vjust = 1)) +
             labs(colour="Passage") +
             ylab("dN/dS") +
             ylim(0,30) +
             panel_border()
print(dot_samp_1046)

## ---- chunk 23

Fig5and6Data <- p[, c(

     
      "Gene", 
      "Protein", 
      "pdb.2yp7",
      "samp_unpassaged_1703a_20052015_full", 
      "samp_nonsiat_1703a_20052015_full",
      
      "samp_unpassaged_1703a_20052015_internal", 
      "samp_nonsiat_1703a_20052015_internal",
      
      "samp_unpassaged_1703a_20052015_tips", 
      "samp_nonsiat_1703a_20052015_tips"
      
      )]

write.csv(Fig5and6Data, file = "Figure5and6Data.csv", row.names=FALSE)


## ---- chunk 24
#Organize data for structure color maps

fullData_samp_1703<-filter(dndsData, Analysis=="full", selection=="1703a", timeperiod=="2005-2015")
temp_samp_1703<-split(as.numeric(as.character(fullData_samp_1703$dNdS)), fullData_samp_1703$passage)
fulldNs_samp_1703 <- cbind(temp_samp_1703[["unpassaged"]],temp_samp_1703[["nonSIAT"]])
colnames(fulldNs_samp_1703) <- c("unpassaged", "nonSIAT")
fulldf_samp_1703 <- data.frame(fulldNs_samp_1703)
fulldf_samp_1703[] <- lapply(fulldf_samp_1703, as.numeric) #Preserve floats

intData_samp_1703<-filter(dndsData, Analysis=="int", selection=="1703a", timeperiod=="2005-2015")
temp_samp_1703<-split(as.numeric(as.character(intData_samp_1703$dNdS)), intData_samp_1703$passage)
intdNs_samp_1703 <- cbind(temp_samp_1703[["unpassaged"]],temp_samp_1703[["nonSIAT"]])
colnames(intdNs_samp_1703) <- c("unpassaged", "nonSIAT")
intdf_samp_1703 <- data.frame(intdNs_samp_1703)
intdf_samp_1703[] <- lapply(intdf_samp_1703, as.numeric) #Preserve floats

tipsData_samp_1703<-filter(dndsData, Analysis=="tips", selection=="1703a", timeperiod=="2005-2015")
temp_samp_1703<-split(as.numeric(as.character(tipsData_samp_1703$dNdS)), tipsData_samp_1703$passage)
tipsdNs_samp_1703 <- cbind(temp_samp_1703[["unpassaged"]],temp_samp_1703[["nonSIAT"]])
colnames(tipsdNs_samp_1703) <- c("unpassaged", "nonSIAT")
tipsdf_samp_1703 <- data.frame(tipsdNs_samp_1703)
tipsdf_samp_1703[] <- lapply(tipsdf_samp_1703, as.numeric) #Preserve floats
## ---- chunk 25


nonsiatdf <- as.data.frame(fulldf_samp_1703$nonSIAT)[!is.na(p$pdb.2yp7),] #dN/dS must align with structure for color mapping

unpassageddf <-as.data.frame(fulldf_samp_1703$unpassaged)[!is.na(p$pdb.2yp7),]


write.table(data.frame(nonsiatdf), file="nonsiat_dnds.raw", row.names=F, col.names=F) 

#write.table(data.frame(fulldf_samp_cellunpass), file="unpassaged1000_dnds.raw", row.names=F, col.names=F)
write.table(data.frame(unpassageddf), file="unpassaged_dnds.raw", row.names=F, col.names=F)

dnds.corr <- c()
p.values <- c() 

#Each column in distances.dat corresponds to one amino acid. Each value is the distance from that columns reference amino acid to another amino acid in the structure.  


for (i in 1:ncol(distances.dat)){   #for each amino acid in hemagglutinin:
     dnds.corr<-append(dnds.corr, (cor(x = nonsiatdf[distances.dat[,i] != 0], y= 1/((distances.dat[,i])[distances.dat[,i] != 0])))) #Take the correlation of the vector of all sites dN/dS values with the vector of inverse distances from that amino acid to each other amino acid. Since the distance from an amino acid to itself is zero, exclude these since can't divide by zero. 
     
     p.values <- append(p.values, cor.test(x = nonsiatdf[distances.dat[,i] != 0], y= 1/((distances.dat[,i])[distances.dat[,i] != 0]))$p.value)
     }
write.table(data.frame(dnds.corr), file="nonsiat_inverse_dnds.corr", row.names=F, col.names=F)

dnds.corr <- c()
p.values <- c()
for (i in 1:ncol(distances.dat)){
     dnds.corr<-append(dnds.corr, (cor(x = unpassageddf[distances.dat[,i] != 0], y= 1/((distances.dat[,i])[distances.dat[,i] != 0]))))
     p.values <- append(p.values, cor.test(x = unpassageddf[distances.dat[,i] != 0], y= 1/((distances.dat[,i])[distances.dat[,i] != 0]))$p.value)
     }
write.table(data.frame(dnds.corr), file="unpassaged_inverse_dnds.corr", row.names=F, col.names=F)


dnds.corr <- c()
p.values <- c()
for (i in 1:ncol(distances.dat)){
     dnds.corr<-append(dnds.corr, (cor(x = nonsiatdf[distances.dat[,i] != 0], y= (distances.dat[,i])[distances.dat[,i] != 0])))
     p.values <- append(p.values, cor.test(x = nonsiatdf[distances.dat[,i] != 0], y= (distances.dat[,i])[distances.dat[,i] != 0])$p.value)
     }
write.table(data.frame(dnds.corr), file="nonsiat_dnds.corr", row.names=F, col.names=F)

dnds.corr <- c()
p.values <- c()
for (i in 1:ncol(distances.dat)){
     dnds.corr<-append(dnds.corr, (cor(x = unpassageddf[distances.dat[,i] != 0], y= (distances.dat[,i])[distances.dat[,i] != 0])))
     p.values <- append(p.values, cor.test(x = unpassageddf[distances.dat[,i] != 0], y= (distances.dat[,i])[distances.dat[,i] != 0])$p.value)
     }
write.table(data.frame(dnds.corr), file="unpassaged_dnds.corr", row.names=F, col.names=F)

## ---- chunk 26

SFig1Data <- p[, c(

     
      "Gene", 
      "Protein", 
      "pdb.2yp7",
 
      "samp_unpassaged_79a_20052015_full", 
      "samp_monkey_79a_20052015_full",
      "samp_egg_79a_20052015_full",
      "samp_cell_79a_20052015_full",
      "samp_pooled_79a_20052015_full",
      
      "samp_unpassaged_79b_20052015_full", 
      "samp_monkey_79b_20052015_full",
      "samp_cell_79b_20052015_full",
      "samp_pooled_79b_20052015_full",
      
      "samp_unpassaged_79c_20052015_full", 
      "samp_monkey_79c_20052015_full",
      "samp_cell_79c_20052015_full",
      "samp_pooled_79c_20052015_full",
      
      "samp_unpassaged_79a_20052015_internal", 
      "samp_monkey_79a_20052015_internal",
      "samp_egg_79a_20052015_internal",
      "samp_cell_79a_20052015_internal",
      "samp_pooled_79a_20052015_internal",
      
      "samp_unpassaged_79b_20052015_internal", 
      "samp_monkey_79b_20052015_internal",
      "samp_cell_79b_20052015_internal",
      "samp_pooled_79b_20052015_internal",
      
      "samp_unpassaged_79c_20052015_internal", 
      "samp_monkey_79c_20052015_internal",
      "samp_cell_79c_20052015_internal",
      "samp_pooled_79c_20052015_internal",
      
      
      "samp_unpassaged_79a_20052015_tips", 
      "samp_monkey_79a_20052015_tips",
      "samp_egg_79a_20052015_tips",
      "samp_cell_79a_20052015_tips",
      "samp_pooled_79a_20052015_tips",

      "samp_unpassaged_79b_20052015_tips", 
      "samp_monkey_79b_20052015_tips",
      "samp_cell_79b_20052015_tips",
      "samp_pooled_79b_20052015_tips",
            
      "samp_unpassaged_79c_20052015_tips", 
      "samp_monkey_79c_20052015_tips",
      "samp_cell_79c_20052015_tips",
      "samp_pooled_79c_20052015_tips"
      
      
      )]

write.csv(SFig1Data, file = "SFigure1Data.csv", row.names=FALSE)


## ---- chunk 27

Data_samp_79<-filter(dndsData, Analysis=="full", selection=="79a"|selection=="79b"|selection=="79c", timeperiod=="2005-2015")
temp_samp_79<-split(as.numeric(as.character(Data_samp_79$dNdS)), list(Data_samp_79$passage, Data_samp_79$selection)) #pull each sitewise dN/dS list for each passage type into its own vector

fulldNs_samp_79 <- cbind(temp_samp_79[["unpassaged.79a"]],temp_samp_79[["unpassaged.79b"]],temp_samp_79[["unpassaged.79c"]],temp_samp_79[["cell.79a"]],temp_samp_79[["cell.79b"]],temp_samp_79[["cell.79c"]],temp_samp_79[["egg.79a"]],temp_samp_79[["monkey.79a"]],temp_samp_79[["monkey.79b"]],temp_samp_79[["monkey.79c"]], temp_samp_79[["pooled.79a"]],temp_samp_79[["pooled.79b"]],temp_samp_79[["pooled.79c"]])  #join vectors of sitewise dN/dS into matrix format for cor functions (columns = passage history, rows = sites)
colnames(fulldNs_samp_79) <- c("unpassaged 1", "unpassaged 2","unpassaged 3","cell 1", "cell 2","cell 3","egg 1", "monkey 1", "monkey 2", "monkey 3", "pooled 1","pooled 2","pooled 3")
fulldf_passages <- data.frame(fulldNs_samp_79)
fulldf_passages[] <- lapply(fulldf_passages, as.numeric)

intData_samp_79<-filter(dndsData, Analysis=="int", selection=="79a"|selection=="79b"|selection=="79c", timeperiod=="2005-2015")
temp_samp_79<-split(as.numeric(as.character(intData_samp_79$dNdS)), list(intData_samp_79$passage, intData_samp_79$selection)) #pull each sitewise dN/dS list for each passage type into its own vector

intdNs_samp_79 <- cbind(temp_samp_79[["unpassaged.79a"]],temp_samp_79[["unpassaged.79b"]],temp_samp_79[["unpassaged.79c"]],temp_samp_79[["cell.79a"]],temp_samp_79[["cell.79b"]],temp_samp_79[["cell.79c"]],temp_samp_79[["egg.79a"]],temp_samp_79[["monkey.79a"]],temp_samp_79[["monkey.79b"]],temp_samp_79[["monkey.79c"]],  temp_samp_79[["pooled.79a"]],temp_samp_79[["pooled.79b"]],temp_samp_79[["pooled.79c"]])  #join vectors of sitewise dN/dS into matrix format for cor functions (columns = passage history, rows = sites)
colnames(intdNs_samp_79) <- c("unpassaged 1", "unpassaged 2","unpassaged 3","cell 1", "cell 2","cell 3","egg 1", "monkey 1","monkey 2", "monkey 3", "pooled 1","pooled 2","pooled 3")
intdf_samp_79 <- data.frame(intdNs_samp_79)
intdf_samp_79[] <- lapply(intdf_samp_79, as.numeric)

tipsData_samp_79<-filter(dndsData, Analysis=="tips", selection=="79a"|selection=="79b"|selection=="79c", timeperiod=="2005-2015")
temp_samp_79<-split(as.numeric(as.character(tipsData_samp_79$dNdS)), list(tipsData_samp_79$passage, tipsData_samp_79$selection)) #pull each sitewise dN/dS list for each passage type into its own vector


tipsdNs_samp_79 <- cbind(temp_samp_79[["unpassaged.79a"]],temp_samp_79[["unpassaged.79b"]],temp_samp_79[["unpassaged.79c"]],temp_samp_79[["cell.79a"]],temp_samp_79[["cell.79b"]],temp_samp_79[["cell.79c"]],temp_samp_79[["egg.79a"]],temp_samp_79[["monkey.79a"]],temp_samp_79[["monkey.79b"]],temp_samp_79[["monkey.79c"]],  temp_samp_79[["pooled.79a"]],temp_samp_79[["pooled.79b"]],temp_samp_79[["pooled.79c"]])  #join vectors of sitewise dN/dS into matrix format for cor functions (columns = passage history, rows = sites)
colnames(tipsdNs_samp_79) <- c("unpassaged 1", "unpassaged 2","unpassaged 3","cell 1", "cell 2","cell 3","egg 1", "monkey 1", "monkey 2", "monkey 3", "pooled 1","pooled 2","pooled 3")
tipsdf_samp_79 <- data.frame(tipsdNs_samp_79)
tipsdf_samp_79[] <- lapply(tipsdf_samp_79, as.numeric)






## ---- chunk 28

fullcorr_samp_79.rs  = get_corr_and_signif(fulldNs_samp_79)[1]
fullcorr_samp_79.ps  = get_corr_and_signif(fulldNs_samp_79)[2]  
fullcorr_samp_79 <- step_heatmap(fullcorr_samp_79.rs, fullcorr_samp_79.ps) 

intcorr_samp_79.rs  = get_corr_and_signif(intdNs_samp_79)[1]
intcorr_samp_79.ps  = get_corr_and_signif(intdNs_samp_79)[2]  
intcorr_samp_79 <- step_heatmap(intcorr_samp_79.rs, intcorr_samp_79.ps)

tipscorr_samp_79.rs  = get_corr_and_signif(tipsdNs_samp_79)[1]
tipscorr_samp_79.ps  = get_corr_and_signif(tipsdNs_samp_79)[2]  
tipscorr_samp_79 <- step_heatmap(tipscorr_samp_79.rs, tipscorr_samp_79.ps)

## ---- chunk 29

fullheat_samp_79 <-ggplot(fullcorr_samp_79, aes(x=Var1, y=Var2, fill=r)) + geom_tile() + 
geom_text(aes(label=round(r,1)))+ 
geom_text(aes(label=sig)) +
scale_fill_gradientn(colours=c("white","#0072B2"), limits=c(0,1), na.value = "white") +
theme(axis.title.x=element_blank(),axis.title.y=element_blank(),axis.text.x = element_text(angle = 45, hjust = 0, vjust = 1)) +
labs(title = "Full")

#pull the legend from the first plot prior to axis move, in order to place legend to right side of all figures
grobs <- ggplotGrob(fullheat_samp_79)$grobs
legend <- grobs[[which(sapply(grobs, function(x) x$name) == "guide-box")]]
fullheat_samp_79 <- fullheat_samp_79 + theme(legend.position="none")
fullheat_samp_79 <- ggdraw(switch_axis_position(fullheat_samp_79, axis = 'x'))# moving the x axis


intheat_samp_79 <-ggplot(intcorr_samp_79, aes(x=Var1, y=Var2, fill=r)) + 
geom_tile() + geom_text(aes(label=round(r,1)))+ 
geom_text(aes(label=sig)) +
scale_fill_gradientn(colours=c("white","#0072B2"), limits=c(0,1), na.value = "white")+
theme(legend.position="none", axis.title.x=element_blank(),axis.title.y=element_blank(),axis.text.x = element_text(angle = 45, hjust = 0, vjust = 1)) +
labs(title = "Internal")

intheat_samp_79 <- ggdraw(switch_axis_position(intheat_samp_79, axis = 'x'))# moving the x axis

tipsheat_samp_79 <-ggplot(tipscorr_samp_79, aes(x=Var1, y=Var2, fill=r)) + geom_tile() + 
geom_text(aes(label=round(r,1)))+ 
geom_text(aes(label=sig)) +
scale_fill_gradientn(colours=c("white", "#0072B2"), limits=c(0,1), na.value = "white") + 
theme(legend.position="none", axis.title.x=element_blank(),axis.title.y=element_blank(),axis.text.x = element_text(angle = 45, hjust = 0,  vjust = 1)) +
labs(title = "Tips")

tipsheat_samp_79 <- ggdraw(switch_axis_position(tipsheat_samp_79, axis = 'x')) # moving the x axis


## ---- chunk 30

SFig2Data <- p[, c(

     
      "Gene", 
      "Protein", 
      "pdb.2yp7",
 
      "samp_unpassaged_249a_2014_full", 
      "samp_siat_249a_2014_full",
      "samp_nonsiat_249a_2014_full",


      "samp_unpassaged_249a_2014_internal", 
      "samp_siat_249a_2014_internal",
      "samp_nonsiat_249a_2014_internal",
      
      "samp_unpassaged_249a_2014_tips", 
      "samp_siat_249a_2014_tips",
      "samp_nonsiat_249a_2014_tips"


      )]

write.csv(SFig2Data, file = "SFigure2Data.csv", row.names=FALSE)

## ---- chunk 31

fulldatasiat<-filter(dndsData, Analysis=="full", selection=="249a", timeperiod=="2014")
temp_samp_249<-split(as.numeric(as.character(fulldatasiat$dNdS)), fulldatasiat$passage) #pull each sitewise dN/dS list for each passage type into its own vector
fulldNs_samp_249 <- cbind(temp_samp_249[["unpassaged"]],temp_samp_249[["SIAT1"]],temp_samp_249[["nonSIAT"]])  #join vectors of sitewise dN/dS into matrix format for cor functions (columns = passage history, rows = sites)
colnames(fulldNs_samp_249) <- c("unpassaged", "SIAT1", "non-SIAT1")
fulldf_samp_249 <- data.frame(fulldNs_samp_249)
fulldf_samp_249[] <- lapply(fulldf_samp_249, as.numeric)

intSNSdata<-filter(dndsData, Analysis=="int", selection=="249a", timeperiod=="2014")
temp_samp_249<-split(as.numeric(as.character(intSNSdata$dNdS)), intSNSdata$passage)
intdNs_samp_249 <- cbind(temp_samp_249[["unpassaged"]],temp_samp_249[["SIAT1"]],temp_samp_249[["nonSIAT"]])
colnames(intdNs_samp_249) <- c("unpassaged", "SIAT1", "non-SIAT1")
intdf_samp_249 <- data.frame(intdNs_samp_249)
intdf_samp_249[] <- lapply(intdf_samp_249, as.numeric)


tipsSNSdata<-filter(dndsData, Analysis=="tips", selection=="249a", timeperiod=="2014")
temp_samp_249<-split(as.numeric(as.character(tipsSNSdata$dNdS)), tipsSNSdata$passage)
tipsdNs_samp_249 <- cbind(temp_samp_249[["unpassaged"]],temp_samp_249[["SIAT1"]],temp_samp_249[["nonSIAT"]])
colnames(tipsdNs_samp_249) <- c("unpassaged", "SIAT1", "non-SIAT1")
tipsdf_samp_249 <- data.frame(tipsdNs_samp_249)
tipsdf_samp_249[] <- lapply(tipsdf_samp_249, as.numeric)
## ---- chunk 32

fullcorr_samp_249.rs  = get_corr_and_signif(fulldNs_samp_249)[1]
fullcorr_samp_249.ps  = get_corr_and_signif(fulldNs_samp_249)[2]  
fullcorr_samp_249 <- step_heatmap(fullcorr_samp_249.rs, fullcorr_samp_249.ps) 

intcorr_samp_249.rs  = get_corr_and_signif(intdNs_samp_249)[1]
intcorr_samp_249.ps  = get_corr_and_signif(intdNs_samp_249)[2]  
intcorr_samp_249 <- step_heatmap(intcorr_samp_249.rs, intcorr_samp_249.ps)

tipscorr_samp_249.rs  = get_corr_and_signif(tipsdNs_samp_249)[1]
tipscorr_samp_249.ps  = get_corr_and_signif(tipsdNs_samp_249)[2]  
tipscorr_samp_249 <- step_heatmap(tipscorr_samp_249.rs, tipscorr_samp_249.ps)


## ---- chunk 33


fullheat_samp_249 <-ggplot(fullcorr_samp_249, aes(x=Var1, y=Var2, fill=r)) + 
geom_tile() + geom_text(aes(label=round(r,2)))+ 
geom_text(aes(label=sig)) + 
scale_fill_gradientn(colours=c("white","#0072B2"), limits=c(0,1), na.value = "white") + 
theme(axis.title.x=element_blank(), axis.title.y=element_blank(),axis.text.x = element_text(angle = 45, hjust = 0, vjust = 1)) + 
labs(title = "Full") 

#pull the legend from the first plot 
grobs <- ggplotGrob(fullheat_samp_249)$grobs
legend <- grobs[[which(sapply(grobs, function(x) x$name) == "guide-box")]]

fullheat_samp_249 <- fullheat_samp_249 + theme(legend.position="none") #don't need legend anymore
fullheat_samp_249 <- ggdraw(switch_axis_position(fullheat_samp_249, axis = 'x'))  #Move x axis to top of chart

intheat_samp_249 <-ggplot(intcorr_samp_249, aes(x=Var1, y=Var2, fill=r)) + 
geom_tile() + geom_text(aes(label=round(r,2)))+ 
  geom_text(aes(label=sig)) + 
scale_fill_gradientn(colours=c("white","#0072B2"), limits=c(0,1), na.value="white")+
theme(legend.position="none", axis.title.x=element_blank(),axis.title.y=element_blank(),axis.text.x = element_text(angle = 45, hjust = 0, vjust = 1)) + 
labs(title = "Internal")

intheat_samp_249 <- ggdraw(switch_axis_position(intheat_samp_249, axis = 'x'))

tipsheat_samp_249 <-ggplot(tipscorr_samp_249, aes(x=Var1, y=Var2, fill=r)) + 
geom_tile() + geom_text(aes(label=round(r,2)))+ 
geom_text(aes(label=sig)) + 
scale_fill_gradientn(colours=c("white", "#0072B2"), limits=c(0,1), na.value="white") + 
theme(legend.position="none",
axis.title.x=element_blank(),axis.title.y=element_blank(),axis.text.x = element_text(angle = 45, hjust = 0, vjust = 1))  +
labs(title = "Tips")

tipsheat_samp_249 <- ggdraw(switch_axis_position(tipsheat_samp_249, axis = 'x'))

prow<-plot_grid(fullheat_samp_249,intheat_samp_249,tipsheat_samp_249, labels = c("A", "B", "C"), ncol = 3)  #grid of three heatmaps

corrheatmaps_samp_249 <- plot_grid(prow, legend, rel_widths = c(3, .3)) #add in the legend
#print(corrheatmaps_samp_249)

## ---- chunk 34


labelsvect <- c(rep("unpassaged", times=566), rep("siat", times=566), rep("nonSIAT", times=566))

facetvect <-rep("Full", times = 566*3)

fullmelt_samp_249 <- cbind(melt(fulldNs_samp_249), labelsvect, facetvect)

facetvect <-rep("Internal", times = 566*3)
intmelt_samp_249 <- cbind(melt(intdNs_samp_249), labelsvect, facetvect)

facetvect <-rep("Tips", times = 566*3)
tipsmelt_samp_249 <- cbind(melt(tipsdNs_samp_249), labelsvect, facetvect)

allmelt_samp_249 <- rbind(fullmelt_samp_249, intmelt_samp_249, tipsmelt_samp_249)

unpassfull_249 <- filter(allmelt_samp_249, labelsvect=="unpassaged", facetvect=="Full")$value
nonsiatfull_249 <- filter(allmelt_samp_249, labelsvect=="nonSIAT", facetvect=="Full")$value
siatfull_249 <- filter(allmelt_samp_249, labelsvect=="siat", facetvect=="Full")$value

unpassint_249 <- filter(allmelt_samp_249, labelsvect=="unpassaged", facetvect=="Internal")$value
nonsiatint_249 <- filter(allmelt_samp_249, labelsvect=="nonSIAT", facetvect=="Internal")$value
siatint_249 <- filter(allmelt_samp_249, labelsvect=="siat", facetvect=="Internal")$value

unpasstips_249 <- filter(allmelt_samp_249, labelsvect=="unpassaged", facetvect=="Tips")$value
nonsiattips_249 <- filter(allmelt_samp_249, labelsvect=="nonSIAT", facetvect=="Tips")$value
siattips_249 <- filter(allmelt_samp_249, labelsvect=="siat", facetvect=="Tips")$value

print(t.test(unpassfull_249, nonsiatfull_249, paired=TRUE))
print(t.test(unpassfull_249, siatfull_249, paired=TRUE))

print(t.test(unpassint_249, nonsiatint_249, paired=TRUE))
print(t.test(unpassint_249, siatint_249, paired=TRUE))

print(t.test(unpasstips_249, nonsiattips_249, paired=TRUE))
print(t.test(unpasstips_249, siattips_249, paired=TRUE))

print(t.test(siatfull_249, nonsiatfull_249, paired=TRUE))
print(t.test(siatint_249, nonsiatint_249, paired=TRUE))
print(t.test(siattips_249, nonsiattips_249, paired=TRUE))




dot_samp_249 <- ggplot(data = allmelt_samp_249, aes(x=Var2, y=value)) +
             geom_jitter(aes(colour=Var2), size=3) + 
             geom_hline(yintercept=1)  + 
             facet_wrap(~facetvect, ncol=3) +
             scale_colour_manual(values=palette) +
             theme(axis.title.x=element_blank(), axis.text.x = element_text(angle = 45, hjust = 1, vjust = 1)) +
             labs(colour="Passage") +
             ylab("dN/dS") +
             ylim(0,5) +
             panel_border()
print(dot_samp_249)

## ---- chunk 35

fig2D <- plot_grid(dot_samp_917, NULL, labels=c("D"), rel_widths = c(3, .3)) #add in the legend space
fig2 <- plot_grid(corrheatmaps_samp_917, fig2D, nrow = 2)
png(file="fig2.png", width=13, height=8, units="in", res = 300)
print(fig2)
dev.off()

fig3 <- plot_grid(rsabar_samp_917, distbar_samp_917, labels = c("A", "B"), ncol=1)
png(file="fig3.png", width=10, height=8, units="in", res = 300)
print(fig3)
dev.off()

fig4 <- plot_grid(rsabar_samp_1046, distbar_samp_1046, dot_samp_1046, labels = c("A", "B", "C"), ncol=1, align='v')
png(file="fig4.png", width=10, height=12, units="in", res = 300)
print(fig4)
dev.off()

prowsfig1 = plot_grid(fullheat_samp_79,intheat_samp_79,tipsheat_samp_79, labels = c("A", "B", "C"), ncol = 3)
sfig1 <- plot_grid(prowsfig1, legend, rel_widths = c(3, .2))
png(file="figS1.png", width=20, height=6, units="in", res = 300)
print(sfig1)
dev.off()

sfig2D <- plot_grid(dot_samp_249, labels=c("D")) #add in the legend space
sfig2 <- plot_grid(corrheatmaps_samp_249, sfig2D, nrow = 2)
png(file="figS2.png", width=13, height=8, units="in", res = 300)
print(sfig2)
dev.off()
